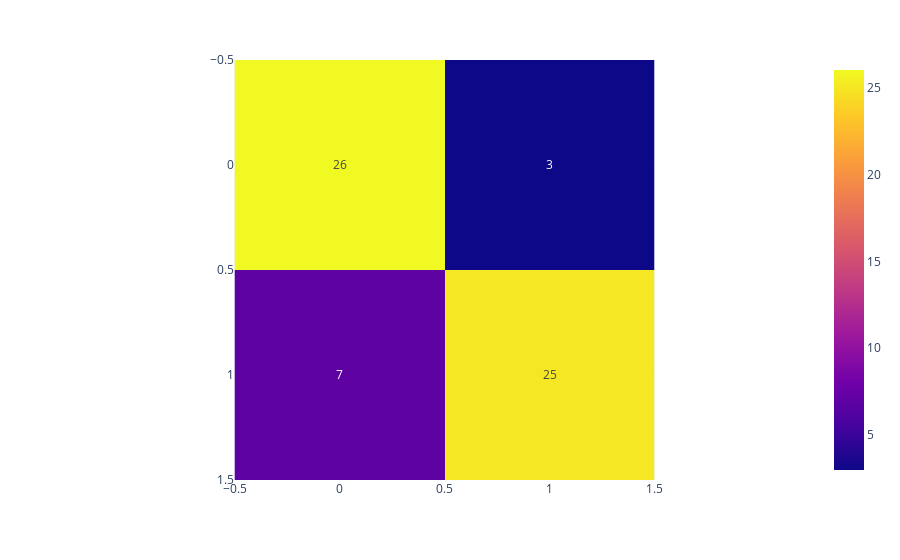

Notebook cell for this chart:
### Code cell
fig = px.imshow(img=cm_dt_classifier, text_auto=True)
fig.show()

### Figure 1 — Plotly figure (JSON) as saved in the notebook; plotly's stock layout.template omitted (floating-point values rounded to 4 significant figures)
{"data": [{"coloraxis": "coloraxis", "hovertemplate": "x: %{x}<br>y: %{y}<br>color: %{z}<extra></extra>", "name": "0", "texttemplate": "%{z}", "type": "heatmap", "xaxis": "x", "yaxis": "y", "z": [[26, 3], [7, 25]]}], "layout": {"coloraxis": {"colorscale": [[0, "#0d0887"], [0.1111, "#46039f"], [0.2222, "#7201a8"], [0.3333, "#9c179e"], [0.4444, "#bd3786"], [0.5556, "#d8576b"], [0.6667, "#ed7953"], [0.7778, "#fb9f3a"], [0.8889, "#fdca26"], [1, "#f0f921"]]}, "margin": {"t": 60}, "xaxis": {"anchor": "y", "constrain": "domain", "domain": [0, 1], "scaleanchor": "y"}, "yaxis": {"anchor": "x", "autorange": "reversed", "constrain": "domain", "domain": [0, 1]}}}
